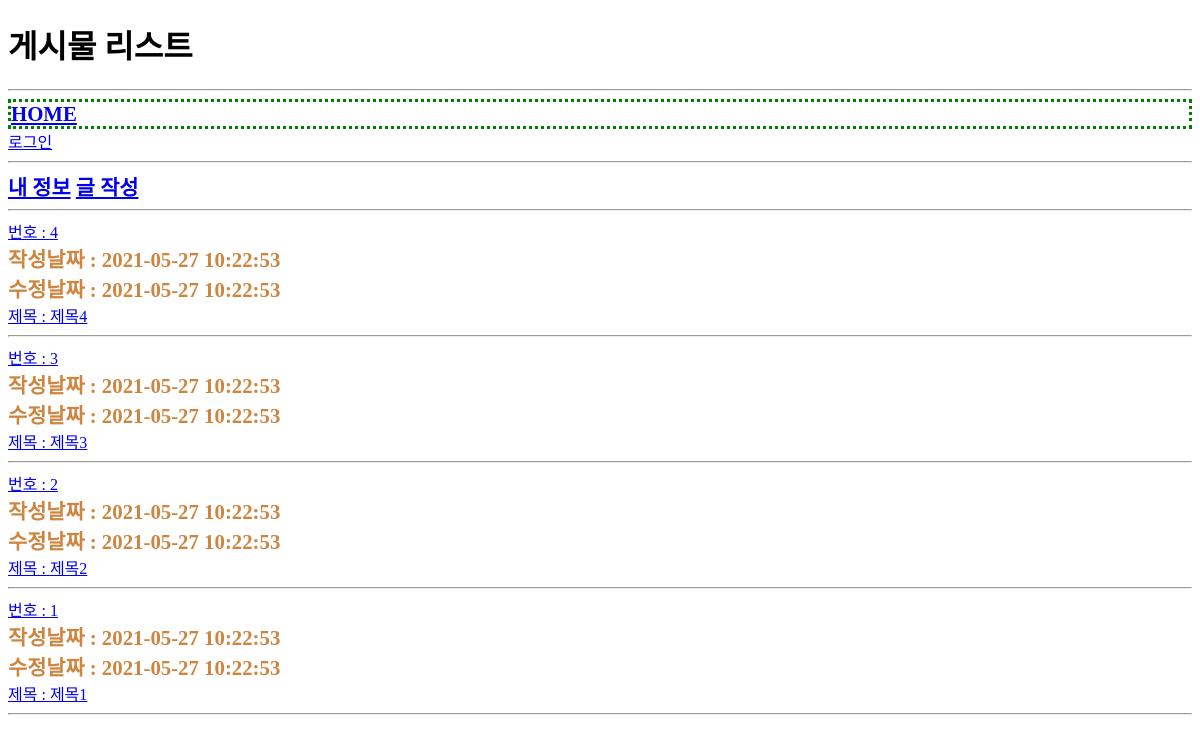
Screenshot of /usr/article/list.php with the database file from the repository.
### tables this page shows
CREATE TABLE article(
	id INT(10) UNSIGNED NOT NULL PRIMARY KEY AUTO_INCREMENT,
	regDate DATETIME NOT NULL,
	updateDate DATETIME NOT NULL,
	memberId INT(10) UNSIGNED NOT NULL,
	boardId INT(10) UNSIGNED NOT NULL,
	title VARCHAR(100) NOT NULL,
	`body` TEXT NOT NULL
);

### util.php (called while the page is built, shortened)
<?php
function DB__getRows($sql){
    global $dbConn;
    $rs = mysqli_query($dbConn, $sql);
    $rows = [];
    while($row = mysqli_fetch_assoc($rs)){
        $rows[] = $row;
    }
    return $rows;
}
?>

### usr/article/list.php (the view, shortened to what this page needs)
<?php
$sql = "
SELECT * FROM article
ORDER BY id DESC;
";
$articles = DB__getRows($sql);
$loginPage = true;
$pageTitle = "게시물 리스트";
?>
<?php require_once __DIR__ . "/../head.php"; ?>
<div>
  <a href="../member/user.php">내 정보</a>
  <a href="write.php">글 작성</a>
</div>
<hr>
<?php foreach($articles as $article){?>
    <?php $articleDetailUri = "detail.php?id=${article['id']}"?>
    <a href="<?=$articleDetailUri?>">번호 : <?=$article['id']?></a><br>
    <div>
    작성날짜 : <?=$article['regDate']?><br>
    수정날짜 : <?=$article['updateDate']?><br>
    </div>
    <a href="<?=$articleDetailUri?>">제목 : <?=$article['title']?></a><br>
    <hr>
<?php } ?>
<?php require_once __DIR__ . "/../foot.php"; ?>

### usr/head.php (shortened to what this page needs)
<!DOCTYPE html>
<html lang="en">
<head>
  <link rel="stylesheet" href="/common.css">
</head>
<body>
  <h1><?=$pageTitle?></h1>
  <hr>
  <div class="home"><a href="/usr/member/userHome.php">HOME</a></div>
  <?php
  if($loginPage){
  if ( isset($_SESSION['loginedMemberId']) ) { ?>
  <a class="logout_button" onClick="if(!confirm('로그아웃 하시겠습니까?')){return false}" href="/usr/member/doLogout.php">로그아웃</a>
  <?php }else{ ?>
    <a class="login_button" href="/usr/member/login.php">로그인</a>
  <?php } ?>
<?php } ?>
  <hr>

### common.css (style rules this page uses)
div { font-size:1.3rem; font-weight: bold; color: peru; }
.home { display: block; color: green; border: dotted; size: 100px; }

### rows the page displays
article: id "4", regDate "2021-05-27 10:22:53", updateDate "2021-05-27 10:22:53", title "제목4"
article: id "3", regDate "2021-05-27 10:22:53", updateDate "2021-05-27 10:22:53", title "제목3"
article: id "2", regDate "2021-05-27 10:22:53", updateDate "2021-05-27 10:22:53", title "제목2"
article: id "1", regDate "2021-05-27 10:22:53", updateDate "2021-05-27 10:22:53", title "제목1"

### other values shown
$pageTitle "게시물 리스트"
